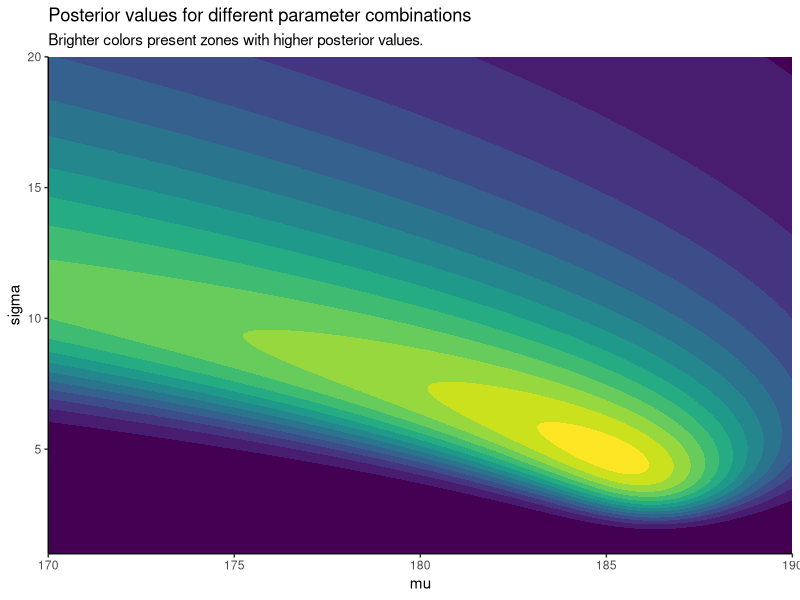

R code for this plot:
## ---- chunk 1
calc_likelihood <- function(mu, sigma, observations, wall) {
  prod(
    dnorm(observations, mu, sigma) /
      pnorm(wall, mu, sigma, lower.tail = FALSE)
  )
}
## ---- chunk 2
library(dplyr)
library(tidyr)
library(purrr)

wall <- 180
observations <- c(181, 188, 190)

df_mu <- tibble(
  mu = seq(170, 190, by = 0.1),
  prior_mu = 1 # dnorm(mu, 178, 10)
)

df_sigma <- tibble(
  sigma = seq(1, 20, by = 0.1),
  prior_sigma = 1 # dnorm(sigma, 10, 5)
)

df <- crossing(df_mu, df_sigma) %>%
  rowwise() %>%
  mutate(likelihood = calc_likelihood(mu, sigma, observations, wall)) %>% 
  ungroup() %>% 
  mutate(
    posterior_unstd = likelihood * prior_mu * prior_sigma,
    posterior = posterior_unstd / sum(posterior_unstd)
  )
## ---- chunk 3
df %>% 
  arrange(desc(posterior)) %>% 
  head() %>% 
  mutate(across(c(posterior, posterior_unstd, likelihood), scales::scientific, 5)) %>% 
  knitr::kable()
## ---- chunk 4
library(ggplot2)

ggplot(df, aes(x = mu, y = sigma, z = posterior)) +
  geom_contour_filled() +
  labs(
    title = "Posterior values for different parameter combinations",
    subtitle = "Brighter colors present zones with higher posterior values."
  ) +
  theme_classic() +
  theme(legend.position = "none") +
  scale_x_continuous(expand = c(0, 0)) + 
  scale_y_continuous(expand = c(0, 0))
